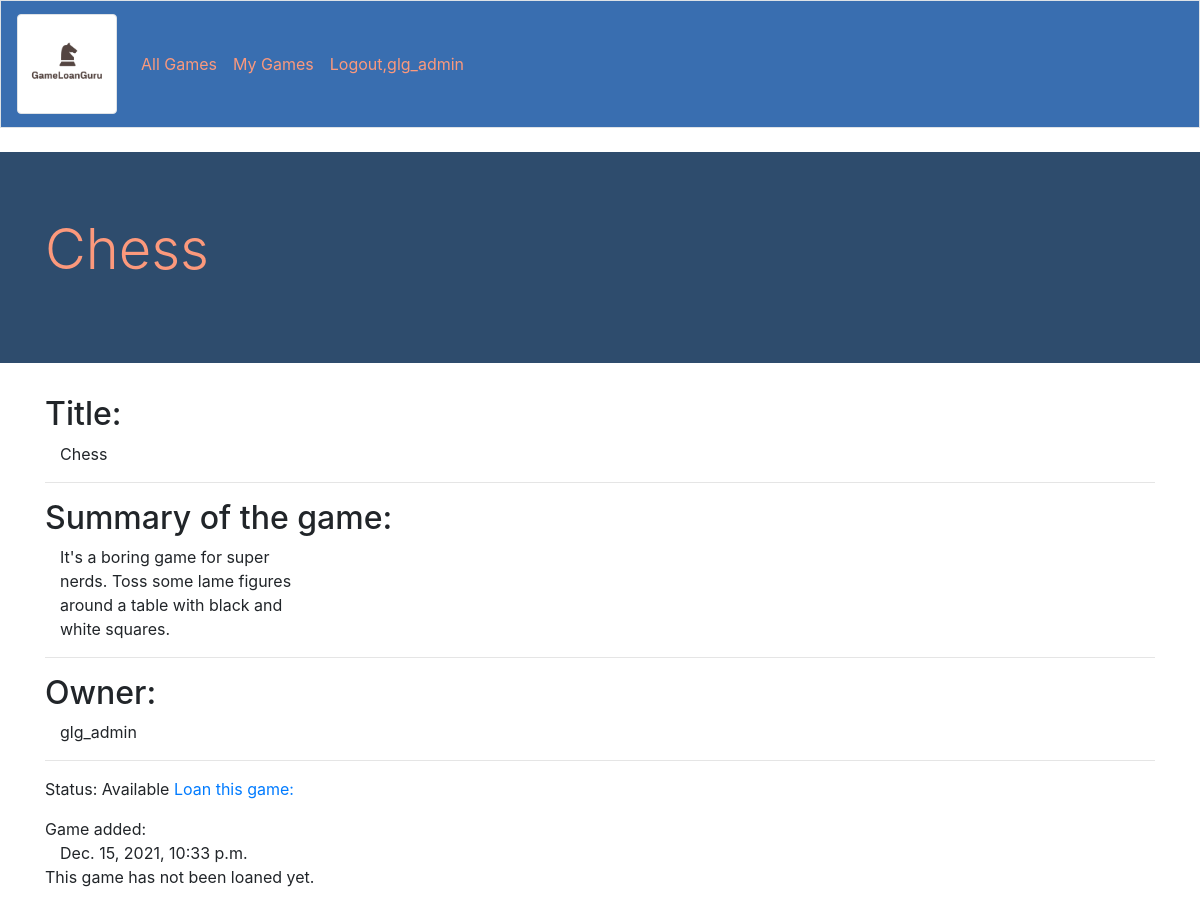
The page /game/1/ (signed in) on the database its author committed.
### mainapp/models.py (models this page shows, shortened)
class Game(models.Model):
    name = models.CharField(max_length=200)
    summary = models.CharField(max_length=200)
    date_added = models.DateTimeField(auto_now_add=True)
    date_modified = models.DateTimeField(auto_now_add=True)
    owner = models.ForeignKey(User, on_delete=models.CASCADE)
    LOAN_STATUS = (
        ('a', 'Available'),
        ('o', 'On loan'),
        ('r', 'Reserved'),
    )
    status = models.CharField(
        max_length=1,
        choices=LOAN_STATUS,
        blank=True,
        default='a',
        help_text='Game availability',
    )

### mainapp/views.py (the view)
# urls.py: path('game/<int:game_id>/', views.game, name='game'),
@login_required
def game(request, game_id):
    game = Game.objects.get(id=game_id)
    owner = game.owner
    summary = game.summary
    status = game.status
    context = {'game': game, 'summary': summary, 'status': status} #'loans': loans}
    return render(request, 'mainapp/game.html', context)

### mainapp/templates/mainapp/game.html (shortened to what this page needs)
{% extends 'mainapp/base.html' %}
{% block page_header %}
<div style="background-color: #2E4C6D!important;" class="jumbotron jumbotron-fluid">
    <div class="container">
      <h1 style="color: #FC997C !important" class="display-4">{{ game.name }}</h1>
    </div>
  </div>
  {% endblock page_header %}
{% block content %}
<div class="container">
        <h2>Title:</h2>
        <div class="col-md-3 themed-grid-col">{{ game.name }}</div>
        <hr>
        <h2>Summary of the game:</h2>
        <div class="col-md-3 themed-grid-col">{{ game.summary }}</div>
        <hr>
        <h2>Owner:</h2>
        <div class="col-md-3 themed-grid-col">{{ game.owner }}</div>
        <hr>
        Status:
        {% if game.status == 'a' %}
          Available <a href="{% url 'mainapp:new_loan' game.id %}">Loan this game:</a>
        {% else %}
        Not available
        {% endif %}
        Game added:
        <div class="col-md-3 themed-grid-col">{{ game.date_added }}</div>
        {% for loan in loans %}
          <div class="card mb-3">
                  <h4 class="card-header">
                        {{ loan.date_added|date:'M d, Y H:i' }}
                        <small><a href="{% url 'mainapp:editloan' loan.id %}">Edit loan</a></small>
                  </h4>
                  <div class="card-body">
                        {{ loan.date_added|linebreaks }}
                  </div>
          </div>
        {% empty %}
                <p>This game has not been loaned yet.</p>
        {% endfor %}
</div>
{% endblock content%}

### mainapp/templates/mainapp/base.html (shortened to what this page needs)
{% load bootstrap4 %}
{% load static %}
<!DOCTYPE html>
<html lang="en">
<head>
    {% bootstrap_css %}
</head>
<body>
    <nav style="background-color: #396EB0!important;" class="navbar navbar-expand-md navbar-light bg-light mb-4 border">
        <a class="navbar-brand" href="{% url 'mainapp:index' %}">
            <img src="{% static 'GameLoanGuru.png' %}"
            width="100" height="100" class="img-thumbnail" alt="GameloanguruLogo">
        </a>
        <div  class="collapse navbar-collapse" id="navbarCollapse">
            <ul class="navbar-nav mr-auto">
                {% if user.is_authenticated %}
                <li class="nav-item">
                  <li class="nav-item">
                    <a class="nav-link" style="color: #FC997C !important"  href="{% url 'mainapp:allgames' %}">All Games</a>
                </li>
                    <a class="nav-link" style="color: #FC997C !important" href="{% url 'mainapp:mygames' %}">My Games</a>
                </li>
                <li class="nav-item">
                    <a class="nav-link" style="color: #FC997C !important" href="{% url 'users:logout' %}">Logout,{{ user.username }}</a>
                </li>
                    {% endif %}
            </ul>
        </div>
    </nav>
    {% block page_header %}{% endblock page_header %}
    {% block content %}{% endblock content %}
</body>
</html>

### rows shown on the page
Game: name "Chess", summary "It's a boring game for super nerds. Toss some lame figures around a table with black and white squares.", owner "glg_admin", date_added "Dec. 15, 2021, 10:33 p.m."

### other values the page prints
{{ user.username }} "glg_admin"
